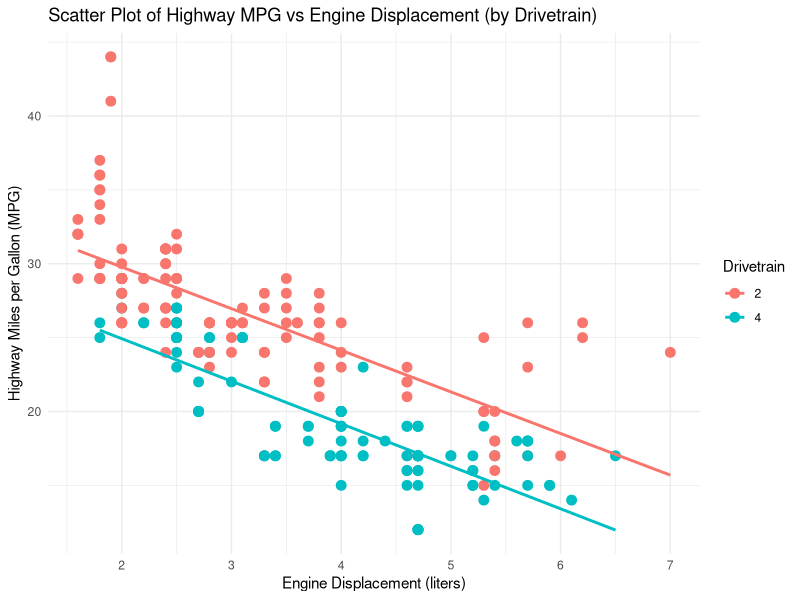
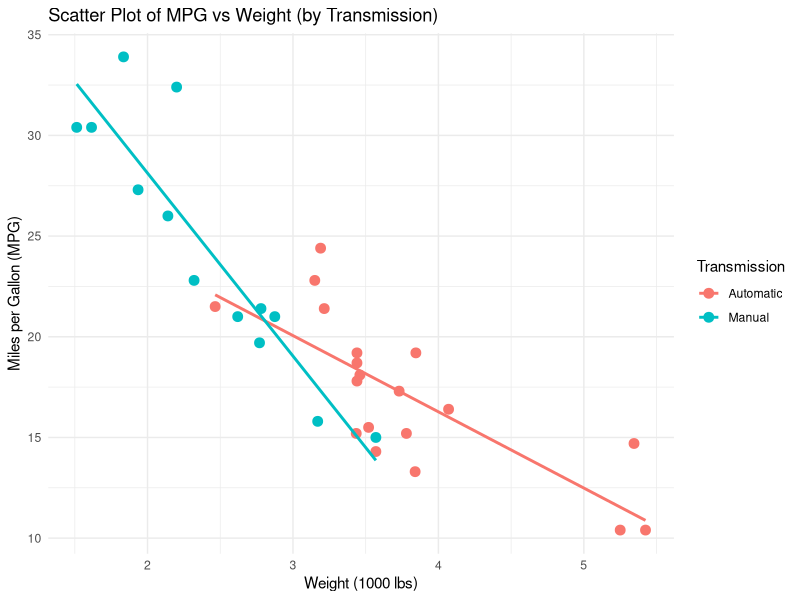
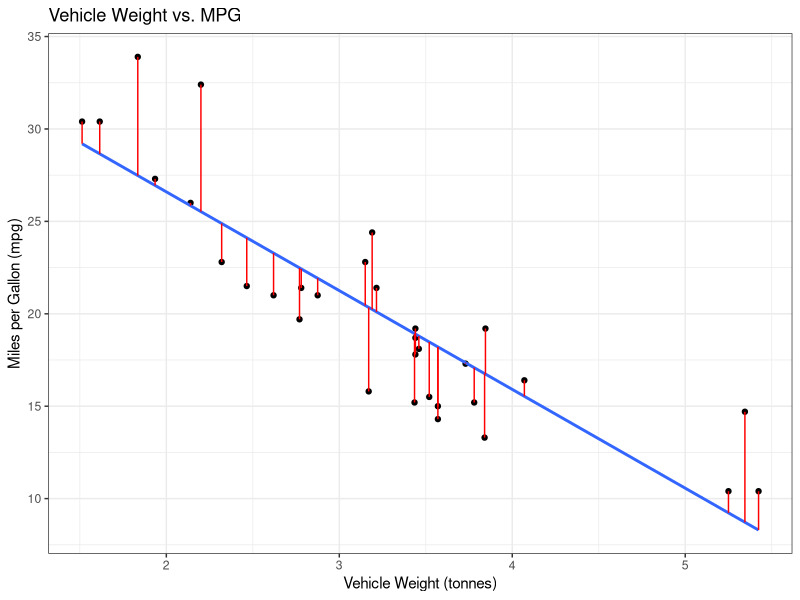
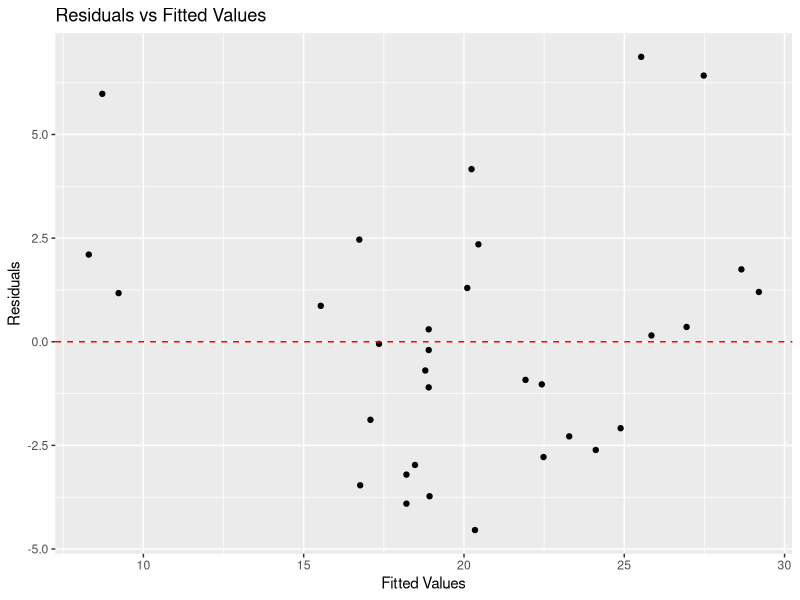
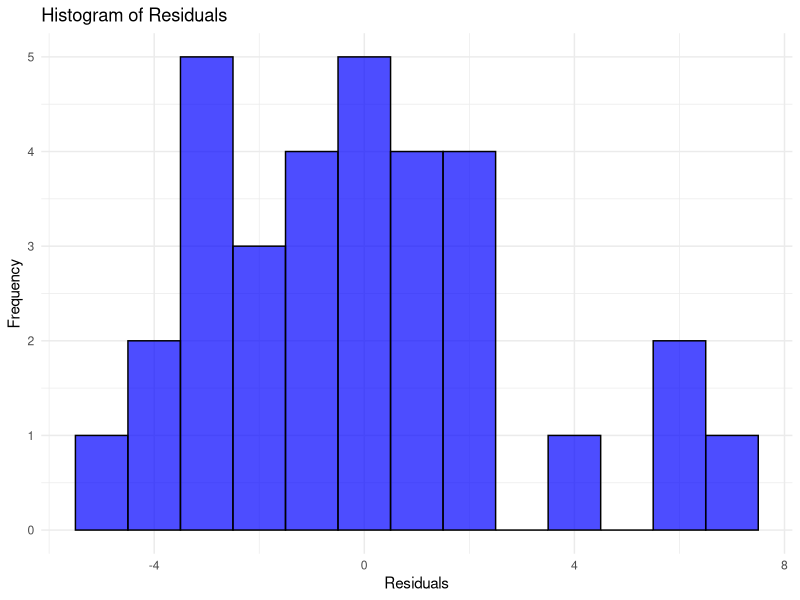
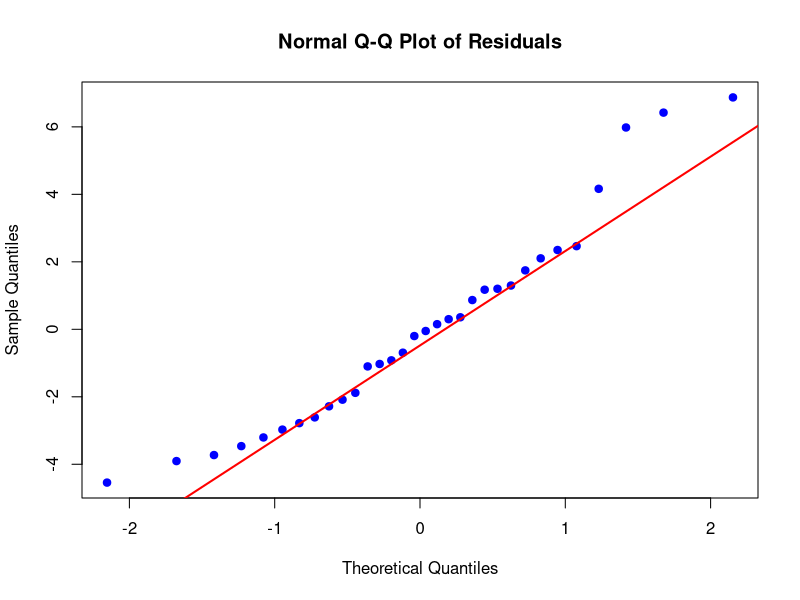

Generate these figures, in order, with R:
## ---- chunk 1
#| label: Load Libraries
#| message: false
#| warning: false
#| include: false
library(tidyverse)
## ---- chunk 2
#| label: Visualize 1
#| echo: true
#| message: false
#| warning: false

mpg %>% 
  mutate(drv = ifelse(drv %in% c("f", "r"), "2", drv)) %>% 
  ggplot(aes(x = displ, y = hwy, color = drv)) +
    geom_point(size = 3) +  # Scatter plot points
    geom_smooth(method = "lm", se = FALSE) +  # Linear regression lines without error bars
    labs(title = "Scatter Plot of Highway MPG vs Engine Displacement (by Drivetrain)",
       x = "Engine Displacement (liters)",
       y = "Highway Miles per Gallon (MPG)",
       color = "Drivetrain") +
  theme_minimal()

## ---- chunk 3
#| label: Visualize 2
#| echo: true
#| message: false
#| warning: false
mtcars %>%
  ggplot(aes(x = wt, y = mpg, color = as.factor(am))) +
  geom_point(size = 3) +  # Scatter plot points
  geom_smooth(method = "lm", se = FALSE) +  # Linear regression lines without error bars
  scale_color_discrete(labels = c("Automatic", "Manual")) +  # Recode the legend
  labs(title = "Scatter Plot of MPG vs Weight (by Transmission)",
       x = "Weight (1000 lbs)",
       y = "Miles per Gallon (MPG)",
       color = "Transmission") +
  theme_minimal()

# am has been added to the regression model using * rather 
# than + to indicate that we want the second independent
# variable plus any possible interactions.

## ---- chunk 4
#| label: Visualize 3
#| echo: true
#| message: false
#| warning: false
mtcars %>%
  ggplot(aes(x = wt, y = mpg)) +
  geom_point() + # Scatterplot points
  geom_smooth(method = "lm", se = FALSE) +
  geom_segment(aes(xend = wt, yend = predict(lm(mpg ~ wt, data = mtcars))),color = "red") +
  labs(title = "Vehicle Weight vs. MPG",
       x = "Vehicle Weight (tonnes)",
       y = "Miles per Gallon (mpg)")+
  theme_bw()


# Fit the linear model
model <- lm(mpg ~ wt, data = mtcars)

# Create a data frame with residuals and fitted values
residuals_data <- mtcars %>%
  mutate(fitted = model$fitted.values,
         residuals = model$residuals)

# Plot residuals vs fitted values
ggplot(residuals_data, aes(x = fitted, y = residuals)) +
  geom_point() + # Scatterplot points
  geom_hline(yintercept = 0, linetype = "dashed", color = "red") + # Red dashed line at residuals zero
  labs(title = "Residuals vs Fitted Values",
       x = "Fitted Values",
       y = "Residuals")


# Create the histogram of residuals
ggplot(residuals_data, aes(x = residuals)) +
  geom_histogram(binwidth = 1, fill = "blue", color = "black", alpha = 0.7) + # Histogram styling
  labs(title = "Histogram of Residuals",
       x = "Residuals",
       y = "Frequency") +
  theme_minimal()


# Create the Q-Q plot
qqnorm(model$residuals, main = "Normal Q-Q Plot of Residuals", pch = 19, col = "blue")
qqline(model$residuals, col = "red", lwd = 2) # Add a reference line

